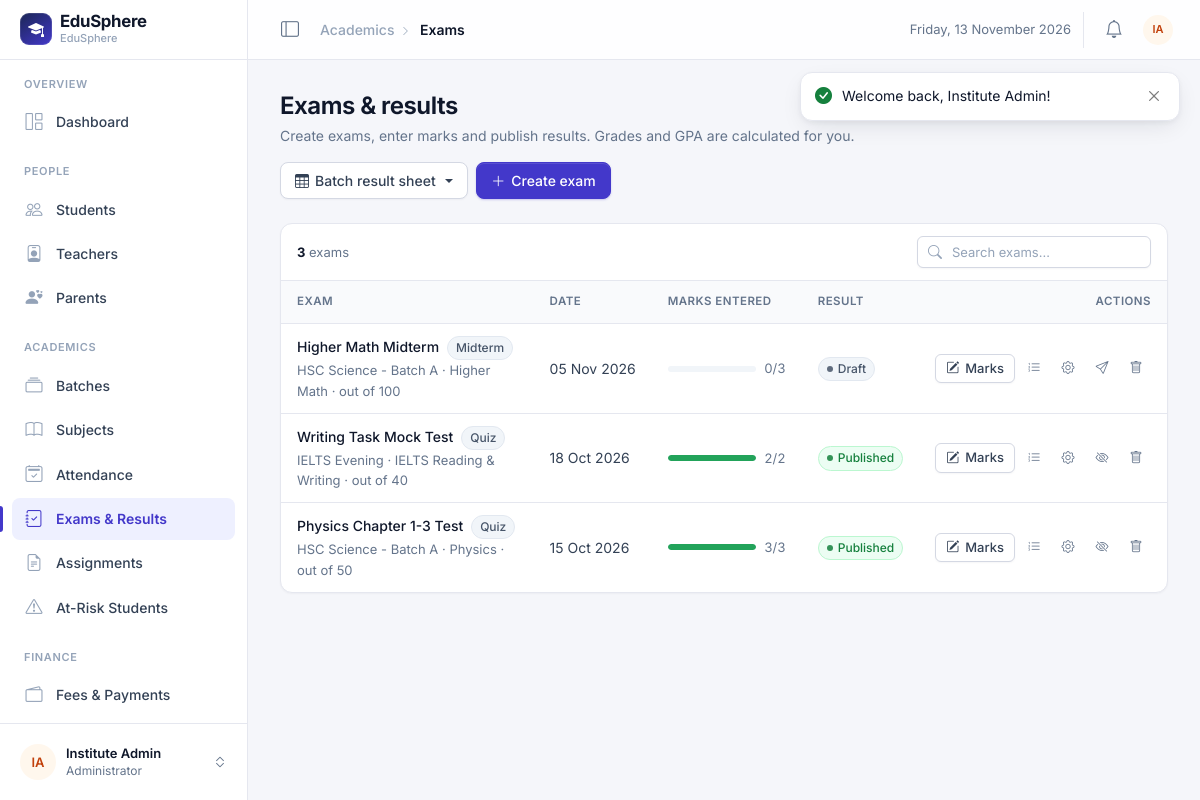
Page /exams/index.php (signed in) on the committed database.
### tables this page shows
CREATE TABLE exams (
    id           INT AUTO_INCREMENT PRIMARY KEY,
    subject_id   INT NOT NULL,
    exam_name    VARCHAR(100) NOT NULL,
    exam_type    ENUM('Quiz','Midterm','Final','Assignment') NOT NULL DEFAULT 'Quiz',
    exam_date    DATE NOT NULL,
    total_marks  INT NOT NULL DEFAULT 100,
    is_published TINYINT(1) NOT NULL DEFAULT 0,
    created_by   INT NULL,                               
    FOREIGN KEY (subject_id) REFERENCES subjects(id) ON DELETE CASCADE,
    FOREIGN KEY (created_by) REFERENCES users(id)    ON DELETE SET NULL
);

CREATE TABLE batches (
    id          INT AUTO_INCREMENT PRIMARY KEY,
    name        VARCHAR(100) NOT NULL,
    session     VARCHAR(20)  NOT NULL,                   
    description VARCHAR(255) NULL,
    created_at  DATETIME NOT NULL DEFAULT CURRENT_TIMESTAMP
);

CREATE TABLE subjects (
    id       INT AUTO_INCREMENT PRIMARY KEY,
    batch_id INT NOT NULL,
    name     VARCHAR(100) NOT NULL,
    code     VARCHAR(20)  NULL,
    FOREIGN KEY (batch_id) REFERENCES batches(id) ON DELETE CASCADE
);

### exams/index.php (the view, shortened to what this page needs)
<?php
require_once __DIR__ . '/../includes/functions.php';
$subjects = manageable_subjects();
$allowed  = array_map('intval', array_column($subjects, 'id'));
$exams = [];
if ($allowed) {
    $in = implode(',', $allowed);
    $exams = $pdo->query(
        "SELECT e.*, s.name AS subject, b.name AS batch, b.id AS batch_id,
                (SELECT COUNT(*) FROM results r WHERE r.exam_id = e.id) AS marked,
                (SELECT COUNT(*) FROM students st WHERE st.batch_id = s.batch_id) AS students
           FROM exams e JOIN subjects s ON s.id = e.subject_id JOIN batches b ON b.id = s.batch_id
          WHERE e.subject_id IN ($in)
          ORDER BY e.exam_date DESC"
    )->fetchAll();
}
require __DIR__ . '/../includes/header.php';
ob_start(); ?>
    <div class="dropdown">
        <button class="btn btn-light dropdown-toggle" data-bs-toggle="dropdown" aria-expanded="false"><i class="bi bi-table"></i> Batch result sheet</button>
    </div>
    <?php if ($subjects): ?>
        <a href="<?= url('exams/form.php') ?>" class="btn btn-brand"><i class="bi bi-plus-lg"></i> Create exam</a>
    <?php endif; ?>
<div class="card">
    <div class="table-toolbar">
        <span class="table-count"><strong><?= count($exams) ?></strong> exam<?= count($exams) === 1 ? '' : 's' ?></span>
        <div class="search-input"><i class="bi bi-search"></i>
            <input type="search" class="form-control form-control-sm" placeholder="Search exams…" data-table-search="#examTable" aria-label="Search exams"></div>
    </div>
    <div class="table-responsive">
        <table class="table table-hover table-stack" id="examTable">
            <thead><tr><th>Exam</th><th>Date</th><th>Marks entered</th><th>Result</th><th class="text-end">Actions</th></tr></thead>
            <tbody>
            <?php foreach ($exams as $ex): $pct = $ex['students'] ? min(100, round($ex['marked'] / $ex['students'] * 100)) : 0; ?>
                <tr>
                    <td>
                        <a class="cell-main" href="<?= url('exams/marks.php?id=' . $ex['id']) ?>"><?= e($ex['exam_name']) ?></a>
                        <span class="badge text-bg-light ms-1"><?= e($ex['exam_type']) ?></span>
                        <div class="cell-sub"><?= e($ex['batch']) ?> · <?= e($ex['subject']) ?> · out of <?= (int)$ex['total_marks'] ?></div>
                    </td>
                    <td data-label="Date" class="text-nowrap"><?= fmt_date($ex['exam_date']) ?></td>
                    <td data-label="Marks entered" style="min-width:150px">
                        <div class="d-flex align-items-center gap-2">
                            <div class="meter flex-grow-1 <?= $pct >= 100 ? 'is-success' : '' ?>" style="max-width:110px"><span style="width:<?= $pct ?>%"></span></div>
                            <span class="small tabular text-muted"><?= (int)$ex['marked'] ?>/<?= (int)$ex['students'] ?></span>
                        </div>
                    </td>
                    <td data-label="Result"><?= $ex['is_published'] ? '<span class="badge dot text-bg-success">Published</span>' : '<span class="badge dot text-bg-secondary">Draft</span>' ?></td>
                    <td class="text-end row-actions-cell">
                        <div class="row-actions">
                            <a href="<?= url('exams/marks.php?id=' . $ex['id']) ?>" class="btn btn-sm btn-light"><i class="bi bi-pencil-square"></i> Marks</a>
                            <a href="<?= url('exams/result_sheet.php?id=' . $ex['id']) ?>" class="btn btn-sm btn-ghost btn-icon" title="Result sheet" aria-label="Result sheet"><i class="bi bi-list-ol"></i></a>
                            <a href="<?= url('exams/form.php?id=' . $ex['id']) ?>" class="btn btn-sm btn-ghost btn-icon is-primary" title="Edit exam" aria-label="Edit exam"><i class="bi bi-gear"></i></a>
                            <form method="post">
                                <button name="action" value="publish" class="btn btn-sm btn-ghost btn-icon"
                                        title="<?= $ex['is_published'] ? 'Unpublish result' : 'Publish result' ?>" aria-label="<?= $ex['is_published'] ? 'Unpublish result' : 'Publish result' ?>">
                                    <i class="bi bi-<?= $ex['is_published'] ? 'eye-slash' : 'send' ?>"></i></button>
                                <button name="action" value="delete" class="btn btn-sm btn-ghost btn-icon is-danger" title="Delete" aria-label="Delete"
                                        data-confirm-title="Delete <?= e($ex['exam_name']) ?>?" data-confirm="All marks entered for this exam will be deleted too."><i class="bi bi-trash"></i></button>
                            </form>
                        </div>
                    </td>
                </tr>
            <?php endforeach; ?>
            </tbody>
        </table>
    </div>
</div>
<?php require __DIR__ . '/../includes/footer.php'; ?>

### rows in the picture
exams: exam_name "Higher Math Midterm", exam_type "Midterm", batches.name "HSC Science - Batch A", subject.name "Higher Math", total_marks "100", exam_date "05 Nov 2026", marked "0", students "3", is_published "Draft"
exams: exam_name "Writing Task Mock Test", exam_type "Quiz", batches.name "IELTS Evening", subject.name "IELTS Reading & Writing", total_marks "40", exam_date "18 Oct 2026", $pct 100 (drawn), marked "2", students "2", is_published "Published"
exams: exam_name "Physics Chapter 1-3 Test", exam_type "Quiz", batches.name "HSC Science - Batch A", subject.name "Physics", total_marks "50", exam_date "15 Oct 2026", $pct 100 (drawn), marked "3", students "3", is_published "Published"

### other values in the picture
$f['msg'] "Welcome back, Institute Admin!"
APP_NAME "EduSphere"
INSTITUTE_NAME "EduSphere"
$group "OVERVIEW"
$label "Dashboard"
$group "PEOPLE"
$label "Students"
$label "Teachers"
$label "Parents"
$group "ACADEMICS"
$label "Batches"
$label "Subjects"
$label "Attendance"
$label "Exams & Results"
$label "Assignments"
